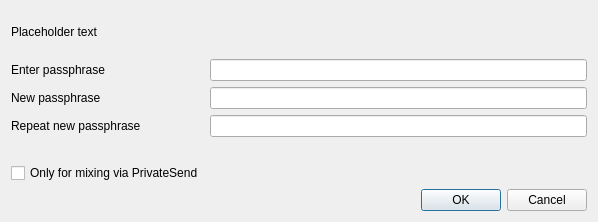
<?xml version="1.0" encoding="UTF-8"?>
<ui version="4.0">
 <class>AskPassphraseDialog</class>
 <widget class="QDialog" name="AskPassphraseDialog">
  <property name="geometry">
   <rect>
    <x>0</x>
    <y>0</y>
    <width>598</width>
    <height>222</height>
   </rect>
  </property>
  <property name="sizePolicy">
   <sizepolicy hsizetype="Preferred" vsizetype="Minimum">
    <horstretch>0</horstretch>
    <verstretch>0</verstretch>
   </sizepolicy>
  </property>
  <property name="minimumSize">
   <size>
    <width>550</width>
    <height>0</height>
   </size>
  </property>
  <property name="windowTitle">
   <string>Passphrase Dialog</string>
  </property>
  <layout class="QVBoxLayout" name="verticalLayout">
   <property name="sizeConstraint">
    <enum>QLayout::SetMinimumSize</enum>
   </property>
   <item>
    <widget class="QLabel" name="warningLabel">
     <property name="text">
      <string notr="true">Placeholder text</string>
     </property>
     <property name="textFormat">
      <enum>Qt::RichText</enum>
     </property>
     <property name="wordWrap">
      <bool>true</bool>
     </property>
    </widget>
   </item>
   <item>
    <layout class="QFormLayout" name="formLayout">
     <property name="sizeConstraint">
      <enum>QLayout::SetMinimumSize</enum>
     </property>
     <property name="fieldGrowthPolicy">
      <enum>QFormLayout::AllNonFixedFieldsGrow</enum>
     </property>
     <item row="0" column="0">
      <widget class="QLabel" name="passLabel1">
       <property name="text">
        <string>Enter passphrase</string>
       </property>
      </widget>
     </item>
     <item row="0" column="1">
      <widget class="QLineEdit" name="passEdit1">
       <property name="echoMode">
        <enum>QLineEdit::Password</enum>
       </property>
      </widget>
     </item>
     <item row="1" column="0">
      <widget class="QLabel" name="passLabel2">
       <property name="text">
        <string>New passphrase</string>
       </property>
      </widget>
     </item>
     <item row="1" column="1">
      <widget class="QLineEdit" name="passEdit2">
       <property name="echoMode">
        <enum>QLineEdit::Password</enum>
       </property>
      </widget>
     </item>
     <item row="2" column="0">
      <widget class="QLabel" name="passLabel3">
       <property name="text">
        <string>Repeat new passphrase</string>
       </property>
      </widget>
     </item>
     <item row="2" column="1">
      <widget class="QLineEdit" name="passEdit3">
       <property name="echoMode">
        <enum>QLineEdit::Password</enum>
       </property>
      </widget>
     </item>
     <item row="3" column="1">
      <widget class="QLabel" name="capsLabel">
       <property name="font">
        <font>
         <weight>75</weight>
         <bold>true</bold>
        </font>
       </property>
       <property name="text">
        <string/>
       </property>
       <property name="alignment">
        <set>Qt::AlignCenter</set>
       </property>
      </widget>
     </item>
     <item row="4" column="0">
      <widget class="QCheckBox" name="mixingOnlyCheckBox">
       <property name="enabled">
        <bool>true</bool>
       </property>
       <property name="toolTip">
        <string>Serves to disable the trivial sendmoney when OS account compromised. Provides no real security.</string>
       </property>
       <property name="text">
        <string>Only for mixing via PrivateSend</string>
       </property>
       <property name="visible">
        <bool>false</bool>
       </property>
      </widget>
     </item>
    </layout>
   </item>
   <item>
    <widget class="QDialogButtonBox" name="buttonBox">
     <property name="orientation">
      <enum>Qt::Horizontal</enum>
     </property>
     <property name="standardButtons">
      <set>QDialogButtonBox::Cancel|QDialogButtonBox::Ok</set>
     </property>
    </widget>
   </item>
  </layout>
 </widget>
 <resources/>
 <connections>
  <connection>
   <sender>buttonBox</sender>
   <signal>accepted()</signal>
   <receiver>AskPassphraseDialog</receiver>
   <slot>accept()</slot>
   <hints>
    <hint type="sourcelabel">
     <x>20</x>
     <y>20</y>
    </hint>
    <hint type="destinationlabel">
     <x>20</x>
     <y>20</y>
    </hint>
   </hints>
  </connection>
  <connection>
   <sender>buttonBox</sender>
   <signal>rejected()</signal>
   <receiver>AskPassphraseDialog</receiver>
   <slot>reject()</slot>
   <hints>
    <hint type="sourcelabel">
     <x>20</x>
     <y>20</y>
    </hint>
    <hint type="destinationlabel">
     <x>20</x>
     <y>20</y>
    </hint>
   </hints>
  </connection>
 </connections>
</ui>
